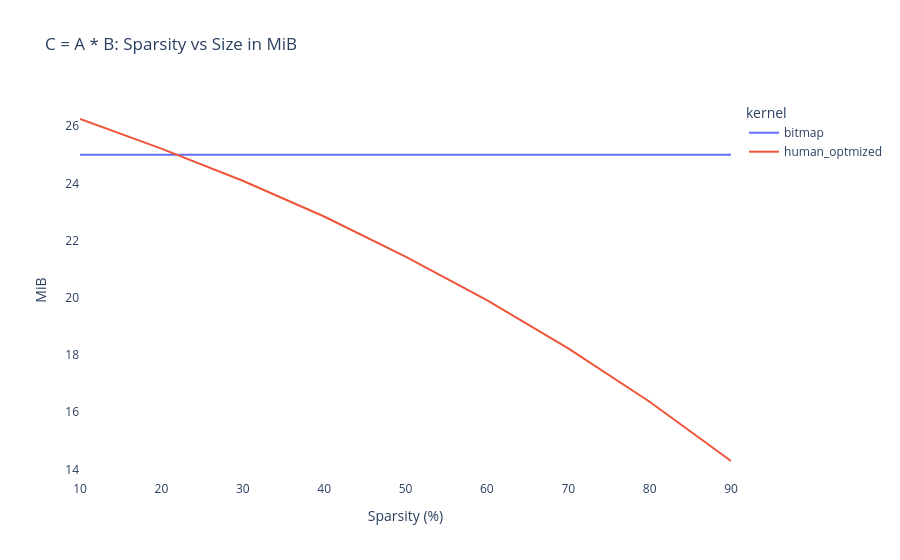

The notebook cell this image was saved under:
### Code cell
fig = px.line(full_df, 
              x='sparsity', 
              y='mb', 
              color='kernel',
              title='C = A * B: Sparsity vs Size in MiB',
              labels={'sparsity': 'Sparsity (%)', 'mb': 'MiB'})
fig.update_layout(plot_bgcolor='white')
fig.show()

### Figure 1 — Plotly figure (JSON) as saved in the notebook; plotly's stock layout.template omitted (floating-point values rounded to 4 significant figures)
{"data": [{"hovertemplate": "kernel=bitmap<br>Sparsity (%)=%{x}<br>MiB=%{y}<extra></extra>", "legendgroup": "bitmap", "line": {"color": "#636efa", "dash": "solid"}, "marker": {"symbol": "circle"}, "mode": "lines", "name": "bitmap", "orientation": "v", "showlegend": true, "type": "scatter", "x": [10, 20, 30, 40, 50, 60, 70, 80, 90], "xaxis": "x", "y": [25.0, 25.0, 25.0, 25.0, 25.0, 25.0, 25.0, 25.0, 25.0], "yaxis": "y"}, {"hovertemplate": "kernel=human_optmized<br>Sparsity (%)=%{x}<br>MiB=%{y}<extra></extra>", "legendgroup": "human_optmized", "line": {"color": "#EF553B", "dash": "solid"}, "marker": {"symbol": "circle"}, "mode": "lines", "name": "human_optmized", "orientation": "v", "showlegend": true, "type": "scatter", "x": [10, 20, 30, 40, 50, 60, 70, 80, 90], "xaxis": "x", "y": [26.25, 25.22, 24.09, 22.84, 21.44, 19.92, 18.23, 16.37, 14.29], "yaxis": "y"}], "layout": {"legend": {"title": {"text": "kernel"}, "tracegroupgap": 0}, "plot_bgcolor": "white", "title": {"text": "C = A * B: Sparsity vs Size in MiB"}, "xaxis": {"anchor": "y", "domain": [0, 1], "title": {"text": "Sparsity (%)"}}, "yaxis": {"anchor": "x", "domain": [0, 1], "title": {"text": "MiB"}}}}
